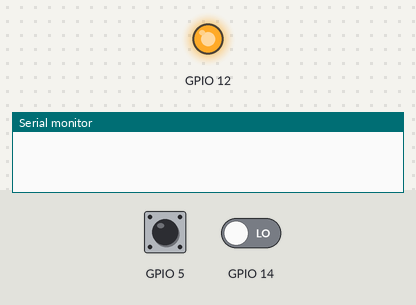
Simulated run of this sketch. Board: ESP8266 (NodeMCU). Shown: output pins drawn as LEDs (lit = HIGH), the last lines printed to the serial monitor. Inputs (shaded band) come from the test bench; at power-on: GPIO 5 HIGH, GPIO 14 LOW. WiFi joins after 1.5 s; servers stay silent unless stated.

Above: at 0.1 s.
At 1.0 s:
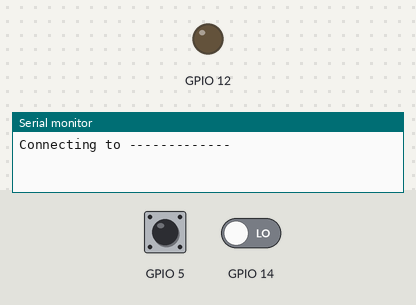
Timing chart, 0 to 2.5 s (numbered marks = the images above):
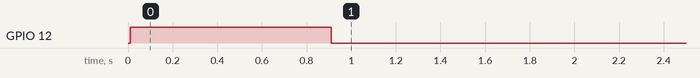

The sketch:

PimaticClient.ino
```cpp
/*
 *  This sketch sends data (gas + electricity) via a port on a local network
 *
 */

#include <ESP8266WiFi.h>
#include <WiFiClient.h>

const char* ssid     = "-------------";
const char* password = "-------------";

// The IP address of your Pimatic installation
const char* Pimatic_host = "192.168.1.11";

// A port - be carefull here it's not the pimatic port but a port that is not currently in use on your pimatic server
// we will send the data from the ESP8266 to this particular port
const int httpPort = 8888;

void setup() {
  Serial.begin(115200);
  delay(10);

  // Flash the LED on pin 12 for a short time

  pinMode(12, OUTPUT);
  digitalWrite(12, HIGH);
  delay(900);
  digitalWrite(12, LOW);

  // We start by connecting to a WiFi network

  Serial.println();
  Serial.println();
  Serial.print("Connecting to ");
  Serial.println(ssid);

  WiFi.begin(ssid, password);

  while (WiFi.status() != WL_CONNECTED) {
    delay(500);
    Serial.print(".");
  }

  Serial.println("");
  Serial.println("WiFi connected");
  Serial.println("IP address: ");
  Serial.println(WiFi.localIP());

  // Attach Interrupts
  // pin 14: a hall sensor model OH44E
  // pin 5: a light sensor model TSL257-LF
  attachInterrupt(14, gas, RISING);
  attachInterrupt(5, elec, FALLING);
}

long gas_tick = 0;
long elec_tick = 0;
long gas_realtime = 0;
long elec_realtime = 0;
long finished_g = 0;
long start_g = 0;
long elapsed_g = 0;
long finished_e = 0;
long start_e = 0;
long elapsed_e = 0;
long bckelapsed_e = 0;
String data_gas = "G,";
String data_elec = "E,";
String old_data_gas = "G,";
String old_data_elec = "E,";
WiFiClient client;

void loop() {
  // This loop will run forever
  delay(2000);

  // Prepare the "gas" message, something like G,7,188,19116 where
  // G is the type of data
  // 7 is the curent # of ticks (interrupts) (ie # of times the magnet came close to the hall sensor)
  // 188 is the curent consumption
  // 19116 is the duration between 2 ticks

  data_gas = "G,";
  data_gas += gas_tick;
  data_gas += ",";
  data_gas += gas_realtime;
  data_gas += ",";
  data_gas += elapsed_g;

  // Prepare the "gas" message, something like E,740,487,7391 where
  // E is the type of data
  // 740 is the curent # of ticks (interrupts) (ie # of times the led flashes)
  // 487 is the curent consumption (Wh)
  // 7391 is the duration between 2 ticks

  data_elec = "E,";
  data_elec += elec_tick;
  data_elec += ",";
  data_elec += elec_realtime;
  data_elec += ",";
  bckelapsed_e = elapsed_e;
  data_elec += elapsed_e;

  // Open (if not done already) the connection to the pimatic server on a specific port
  if (!client.connected())
  {
    Serial.println("connected false");
    if (!client.connect(Pimatic_host, httpPort)) {
      Serial.println("connection failed");
      delay(1500);
      return;
    }
  }

  if (bckelapsed_e > 251)
  {
    if ((data_elec != old_data_elec) and (!data_elec.endsWith(",0"))) {client.println(data_elec);}
  }
  else if (bckelapsed_e == 250)
  {
    --elec_tick;
  }

  if (data_gas != old_data_gas) {client.println(data_gas);}
  //if ((millis() - start_g) > 200000)
  if ((millis() - start_g) > (elapsed_g *2))
  {
    gas_realtime=0;
    elapsed_g=0;
  }

  old_data_elec = data_elec;
  old_data_gas = data_gas;
}

void gas()
{
  ++gas_tick;
  finished_g=millis();
  elapsed_g=finished_g-start_g;
  start_g=millis();
  gas_realtime=3600000/elapsed_g;
  //Serial.println("GasTick");
}

void elec()
{
  ++elec_tick;
  finished_e=millis();
  elapsed_e=finished_e-start_e;
  start_e=millis();
  elec_realtime=3600000/elapsed_e;
  //Serial.println("ElecTick");
  delayMicroseconds(250000);
}
```
